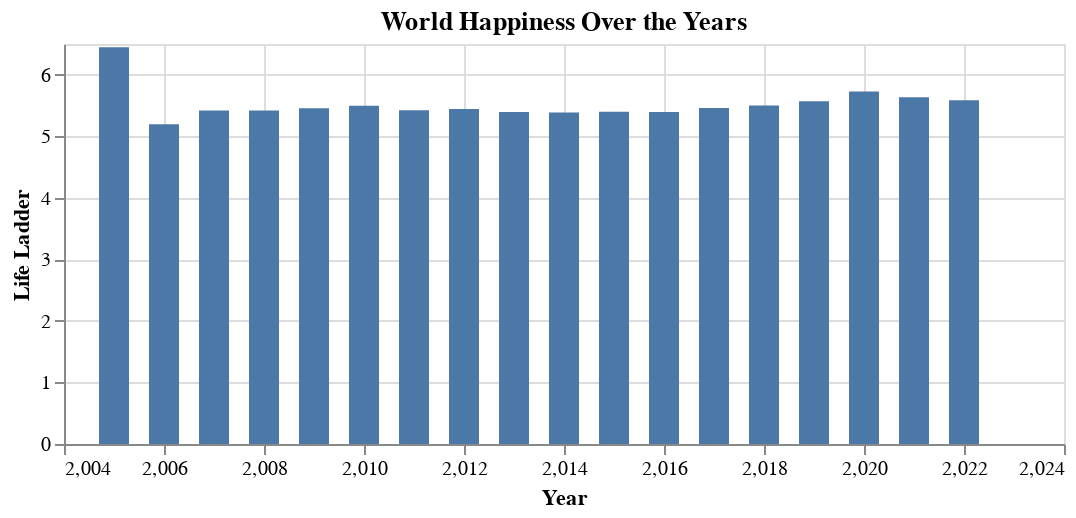

The notebook cell saved with this chart:
### Markdown cell above
#### Overview
Let’s start our analysis with a simple plot of happiness over the years.

### Code cell
year_bar

### Figure 1 — Vega-Lite specification as saved in the notebook (floating-point values rounded to 4 significant figures)
{"$schema": "https://vega.github.io/schema/vega-lite/v5.16.3.json", "config": {"view": {"continuousHeight": 300, "continuousWidth": 300}}, "data": {"name": "data-f424d78f38f9386446c3a93fa9b7bab1"}, "datasets": {"data-f424d78f38f9386446c3a93fa9b7bab1": [{"Confidence In National Government": 0.4345, "Freedom To Make Life Choices": 0.8296, "Generosity": 0.248, "Healthy Life Expectancy At Birth": 66.83, "Life Ladder": 6.446, "Log GDP Per Capita": 10.12, "Negative Affect": 0.2557, "Perceptions Of Corruption": 0.7159, "Positive Affect": 0.6719, "Social Support": 0.8974, "Year": 2005}, {"Confidence In National Government": 0.5158, "Freedom To Make Life Choices": 0.7305, "Generosity": 0.00226, "Healthy Life Expectancy At Birth": 60.1, "Life Ladder": 5.197, "Log GDP Per Capita": 9.065, "Negative Affect": 0.2546, "Perceptions Of Corruption": 0.7557, "Positive Affect": 0.6608, "Social Support": 0.8359, "Year": 2006}, {"Confidence In National Government": 0.4739, "Freedom To Make Life Choices": 0.6873, "Generosity": 0.009589, "Healthy Life Expectancy At Birth": 61.56, "Life Ladder": 5.418, "Log GDP Per Capita": 9.19, "Negative Affect": 0.2502, "Perceptions Of Corruption": 0.7921, "Positive Affect": 0.6523, "Social Support": 0.8077, "Year": 2007}, {"Confidence In National Government": 0.4854, "Freedom To Make Life Choices": 0.6884, "Generosity": 0.01756, "Healthy Life Expectancy At Birth": 61.15, "Life Ladder": 5.419, "Log GDP Per Capita": 9.18, "Negative Affect": 0.2435, "Perceptions Of Corruption": 0.7641, "Positive Affect": 0.6529, "Social Support": 0.7844, "Year": 2008}, {"Confidence In National Government": 0.4984, "Freedom To Make Life Choices": 0.6874, "Generosity": -0.00911, "Healthy Life Expectancy At Birth": 62.51, "Life Ladder": 5.458, "Log GDP Per Capita": 9.274, "Negative Affect": 0.247, "Perceptions Of Corruption": 0.7634, "Positive Affect": 0.6434, "Social Support": 0.8191, "Year": 2009}, {"Confidence In National Government": 0.4928, "Freedom To Make Life Choices": 0.7083, "Generosity": -0.0006568, "Healthy Life Expectancy At Birth": 62.91, "Life Ladder": 5.497, "Log GDP Per Capita": 9.406, "Negative Affect": 0.2407, "Perceptions Of Corruption": 0.7572, "Positive Affect": 0.6467, "Social Support": 0.8318, "Year": 2010}, {"Confidence In National Government": 0.4938, "Freedom To Make Life Choices": 0.7322, "Generosity": -0.01881, "Healthy Life Expectancy At Birth": 61.97, "Life Ladder": 5.424, "Log GDP Per Capita": 9.305, "Negative Affect": 0.2488, "Perceptions Of Corruption": 0.7552, "Positive Affect": 0.637, "Social Support": 0.8028, "Year": 2011}, {"Confidence In National Government": 0.4495, "Freedom To Make Life Choices": 0.7114, "Generosity": -0.006459, "Healthy Life Expectancy At Birth": 63.02, "Life Ladder": 5.444, "Log GDP Per Capita": 9.41, "Negative Affect": 0.2593, "Perceptions Of Corruption": 0.7572, "Positive Affect": 0.6414, "Social Support": 0.8086, "Year": 2012}, {"Confidence In National Government": 0.4513, "Freedom To Make Life Choices": 0.7275, "Generosity": -0.004058, "Healthy Life Expectancy At Birth": 63.13, "Life Ladder": 5.393, "Log GDP Per Capita": 9.385, "Negative Affect": 0.27, "Perceptions Of Corruption": 0.7638, "Positive Affect": 0.6546, "Social Support": 0.8061, "Year": 2013}, {"Confidence In National Government": 0.4731, "Freedom To Make Life Choices": 0.7348, "Generosity": 0.01618, "Healthy Life Expectancy At Birth": 63.08, "Life Ladder": 5.386, "Log GDP Per Capita": 9.368, "Negative Affect": 0.2697, "Perceptions Of Corruption": 0.7387, "Positive Affect": 0.6555, "Social Support": 0.8057, "Year": 2014}, {"Confidence In National Government": 0.4792, "Freedom To Make Life Choices": 0.7484, "Generosity": 0.01571, "Healthy Life Expectancy At Birth": 63.39, "Life Ladder": 5.401, "Log GDP Per Capita": 9.392, "Negative Affect": 0.2784, "Perceptions Of Corruption": 0.7371, "Positive Affect": 0.6577, "Social Support": 0.7983, "Year": 2015}, {"Confidence In National Government": 0.4762, "Freedom To Make Life Choices": 0.7629, "Generosity": -0.002202, "Healthy Life Expectancy At Birth": 63.43, "Life Ladder": 5.396, "Log GDP Per Capita": 9.39, "Negative Affect": 0.2853, "Perceptions Of Corruption": 0.7473, "Positive Affect": 0.6558, "Social Support": 0.812, "Year": 2016}, {"Confidence In National Government": 0.5022, "Freedom To Make Life Choices": 0.7806, "Generosity": -0.009002, "Healthy Life Expectancy At Birth": 63.57, "Life Ladder": 5.46, "Log GDP Per Capita": 9.39, "Negative Affect": 0.2912, "Perceptions Of Corruption": 0.7285, "Positive Affect": 0.6483, "Social Support": 0.8052, "Year": 2017}, {"Confidence In National Government": 0.4953, "Freedom To Make Life Choices": 0.7838, "Generosity": -0.02872, "Healthy Life Expectancy At Birth": 63.89, "Life Ladder": 5.499, "Log GDP Per Capita": 9.391, "Negative Affect": 0.2929, "Perceptions Of Corruption": 0.7346, "Positive Affect": 0.6526, "Social Support": 0.8122, "Year": 2018}, {"Confidence In National Government": 0.5007, "Freedom To Make Life Choices": 0.7947, "Generosity": -0.02399, "Healthy Life Expectancy At Birth": 64.16, "Life Ladder": 5.571, "Log GDP Per Capita": 9.453, "Negative Affect": 0.2868, "Perceptions Of Corruption": 0.7233, "Positive Affect": 0.6546, "Social Support": 0.8169, "Year": 2019}, {"Confidence In National Government": 0.4945, "Freedom To Make Life Choices": 0.8099, "Generosity": -0.00533, "Healthy Life Expectancy At Birth": 65.54, "Life Ladder": 5.728, "Log GDP Per Capita": 9.632, "Negative Affect": 0.3017, "Perceptions Of Corruption": 0.726, "Positive Affect": 0.6644, "Social Support": 0.823, "Year": 2020}, {"Confidence In National Government": 0.4842, "Freedom To Make Life Choices": 0.7881, "Generosity": 0.03545, "Healthy Life Expectancy At Birth": 65.41, "Life Ladder": 5.636, "Log GDP Per Capita": 9.596, "Negative Affect": 0.2902, "Perceptions Of Corruption": 0.7248, "Positive Affect": 0.6531, "Social Support": 0.8039, "Year": 2021}, {"Confidence In National Government": null, "Freedom To Make Life Choices": 0.7904, "Generosity": 0.02854, "Healthy Life Expectancy At Birth": 65.29, "Life Ladder": 5.585, "Log GDP Per Capita": 9.523, "Negative Affect": 0.2925, "Perceptions Of Corruption": 0.7209, "Positive Affect": 0.6564, "Social Support": 0.798, "Year": 2022}]}, "encoding": {"x": {"field": "Year", "type": "quantitative"}, "y": {"field": "Life Ladder", "type": "quantitative"}}, "height": 200, "mark": {"size": 15, "type": "bar"}, "title": "World Happiness Over the Years", "width": 500}
